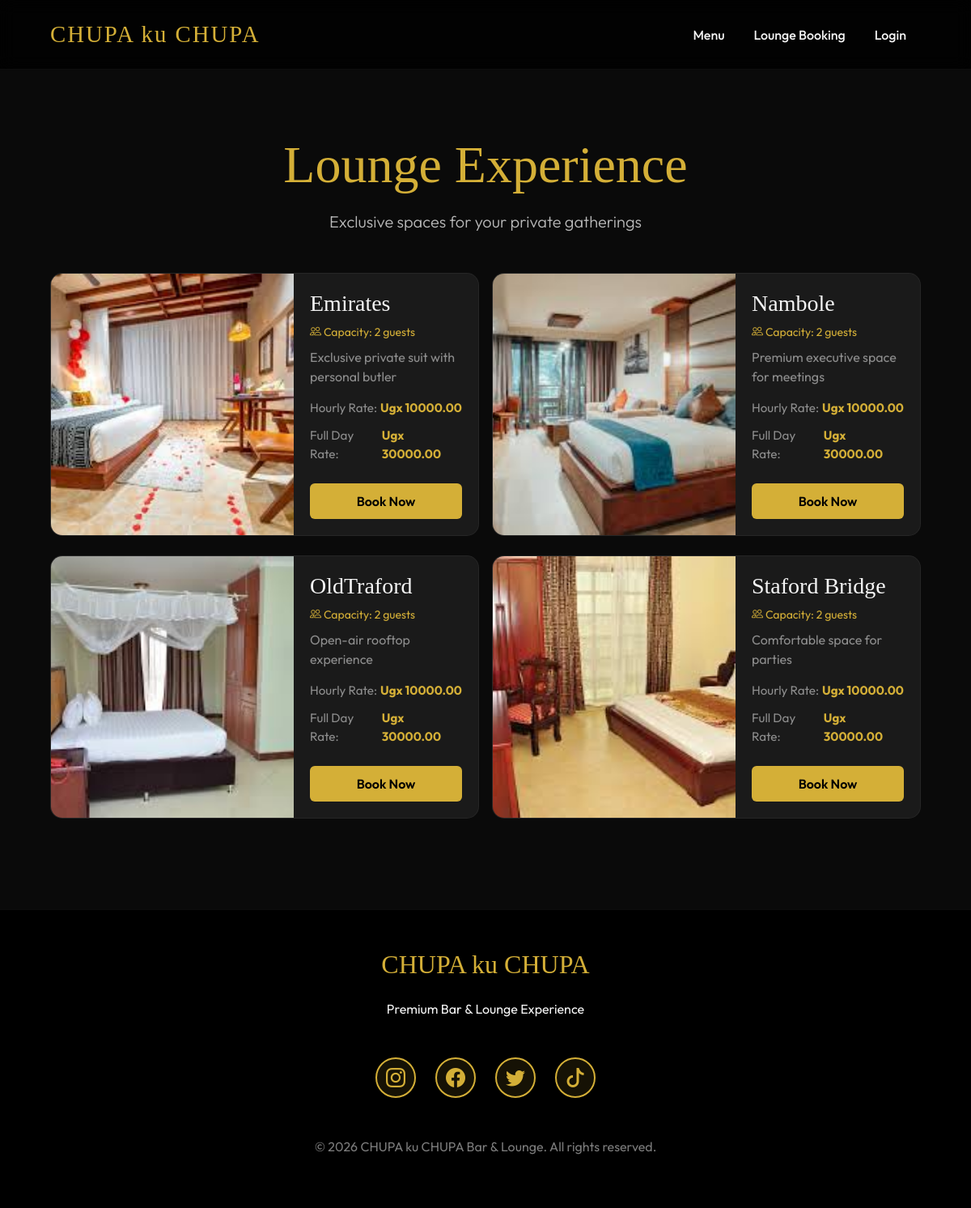
The page /bookings/ on the database its author committed.
### bookings/models.py (models this page shows, shortened)
class LoungeRoom(models.Model):
    name = models.CharField(max_length=100)
    capacity = models.PositiveIntegerField()
    description = models.TextField()
    price_per_hour = models.DecimalField(max_digits=10, decimal_places=2)
    price_full_day = models.DecimalField(max_digits=10, decimal_places=2, default=30000.00)
    image = models.ImageField(upload_to='lounges/', blank=True, null=True)
    def get_image_url(self):
        if not self.image:
            return self.get_default_image_url()
        try:
            if default_storage.exists(self.image.name):
                return reverse('serve_media', kwargs={'path': self.image.name})
        except Exception:
            pass

### bookings/views.py (the view)
# urls.py: path('', views.LoungeListView.as_view(), name='lounge_list'),
class LoungeListView(ListView):
    model = LoungeRoom
    template_name = 'bookings/lounge_list.html'
    context_object_name = 'rooms'

### templates/bookings/lounge_list.html (shortened to what this page needs)
{% extends 'base.html' %}
{% block content %}
<div class="mb-5 animate-fade">
    <div class="text-center">
        <h1 class="display-3 mb-3">Lounge Experience</h1>
        <p class="lead opacity-75">Exclusive spaces for your private gatherings</p>
    </div>
</div>
<div class="row row-cols-1 row-cols-lg-2 g-4 animate-fade">
    {% for room in rooms %}
        <div class="col">
            <div class="glass-card lounge-card h-100 p-0 overflow-hidden">
                {% if room.get_image_url %}
                    <img src="{{ room.get_image_url }}" class="lounge-image" alt="{{ room.name }}" loading="lazy">
                {% else %}
                    <div class="lounge-image bg-secondary d-flex align-items-center justify-content-center">
                        <span class="text-white-50">Lounge Image</span>
                    </div>
                {% endif %}
                <div class="lounge-content">
                    <h3 class="h3 mb-2">{{ room.name }}</h3>
                    <p class="text-gold mb-2 small"><i class="bi bi-people"></i> Capacity: {{ room.capacity }} guests</p>
                    <p class="text-white-50 mb-3 text-sm">{{ room.description }}</p>
                    <div class="mt-auto">
                        <div class="mb-4">
                            <div class="price-row">
                                <span class="text-white-50">Hourly Rate:</span>
                                <span class="fw-bold text-gold">Ugx {{ room.price_per_hour }}</span>
                            </div>
                            <div class="price-row">
                                <span class="text-white-50">Full Day Rate:</span>
                                <span class="fw-bold text-gold">Ugx {{ room.price_full_day }}</span>
                            </div>
                        </div>
                        <a href="{% url 'bookings:create_booking' room.id %}" class="btn btn-gold w-100">Book Now</a>
                    </div>
                </div>
            </div>
        </div>
    {% empty %}
        <div class="col-12 text-center py-5">
            <p class="opacity-50">No lounge rooms currently available.</p>
        </div>
    {% endfor %}
</div>
{% endblock %}

### templates/base.html (style rules this page uses)
:root { --primary-gold: #D4AF37; --dark-bg: #0A0A0A; --card-bg: #1A1A1A; --glass-bg: rgba(255, 255, 255, 0.05); --text-light: #F5F5F5; }
body { background-color: var(--dark-bg); color: var(--text-light); font-family: 'Outfit', sans-serif; overflow-x: hidden; }
h1, h2, h3, .navbar-brand { font-family: 'Playfair Display', serif; color: var(--primary-gold); }
.btn-gold { background-color: var(--primary-gold); color: black; font-weight: 600; border: none; transition: all 0.3s ease; }
.text-gold { color: var(--primary-gold) !important; }
.glass-card { background: var(--card-bg); border: 1px solid var(--glass-bg); border-radius: 15px; padding: 2rem; transition: transform 0.3s ease; }
.animate-fade { animation: fadeIn 0.8s ease forwards; }
.btn { min-height: 44px; min-width: 44px; display: flex; align-items: center; justify-content: center; font-size: 1rem; }
h1, .display-3 { word-break: break-word; }
.row { margin-right: -0.5rem; margin-left: -0.5rem; }
.col { padding-right: 0.5rem; padding-left: 0.5rem; }

### templates/bookings/lounge_list.html (style rules this page uses)
.lounge-card { display: flex; flex-direction: column; height: 100%; }
.lounge-image { width: 100%; height: 200px; object-fit: cover; flex-shrink: 0; }
.lounge-content { display: flex; flex-direction: column; flex-grow: 1; padding: 1.25rem; }
@media (min-width: 768px) { .lounge-card { flex-direction: row; } }
@media (min-width: 768px) { .lounge-image { width: 300px; height: 100%; flex-shrink: 0; } }
@media (min-width: 768px) { .lounge-content { min-width: 0; } }
.price-row { display: flex; justify-content: space-between; align-items: center; font-size: 0.95rem; margin-bottom: 0.75rem; }

### rows shown on the page
LoungeRoom: get_image_url (picture), name "Emirates", capacity "2", description "Exclusive private suit with personal butler", price_per_hour "10000.00", price_full_day "30000.00"
LoungeRoom: get_image_url (picture), name "Nambole", capacity "2", description "Premium executive space for meetings", price_per_hour "10000.00", price_full_day "30000.00"
LoungeRoom: get_image_url (picture), name "OldTraford", capacity "2", description "Open-air rooftop experience", price_per_hour "10000.00", price_full_day "30000.00"
LoungeRoom: get_image_url (picture), name "Staford Bridge", capacity "2", description "Comfortable space for parties", price_per_hour "10000.00", price_full_day "30000.00"
